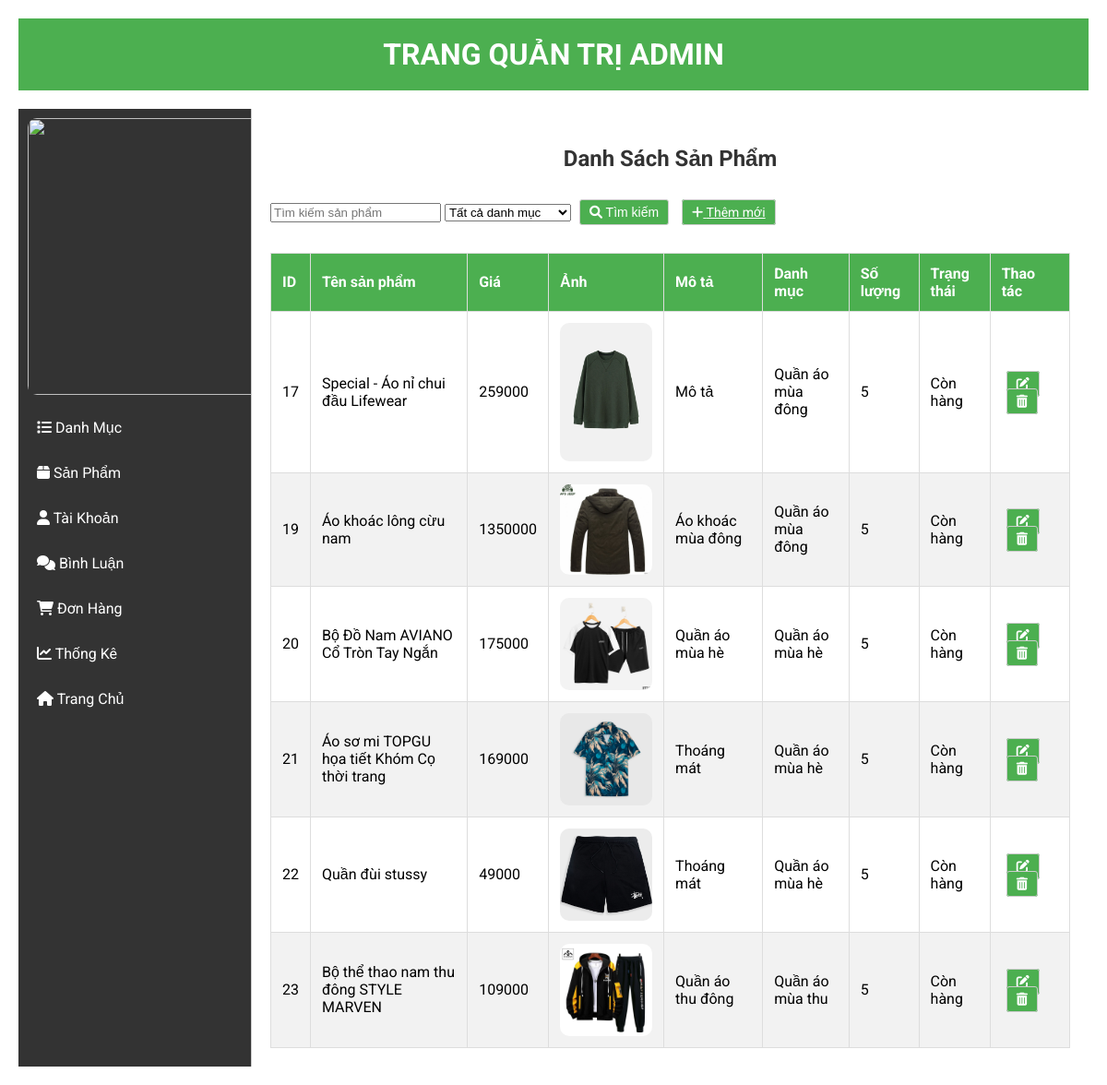
/admin/index.php?act=listsp, run on the app's committed database.
### tables this page shows
CREATE TABLE `sanpham` (
  `id_sp` int(10) NOT NULL AUTO_INCREMENT,
  `ten_sp` varchar(50) NOT NULL,
  `gia` int(10) NOT NULL,
  `anh` varchar(255) NOT NULL,
  `so_luong` int(10) NOT NULL,
  `mo_ta` varchar(255) NOT NULL,
  `lx` int(10) NOT NULL DEFAULT 0,
  `trangthai` int(11) NOT NULL DEFAULT 0,
  `id_dm` int(10) NOT NULL,
  PRIMARY KEY (`id_sp`),
  KEY `fk_sanpham_danhmuc` (`id_dm`),
  CONSTRAINT `fk_sanpham_danhmuc` FOREIGN KEY (`id_dm`) REFERENCES `danhmuc` (`id_dm`)
);

CREATE TABLE `danhmuc` (
  `id_dm` int(10) NOT NULL AUTO_INCREMENT,
  `ten_dm` varchar(50) NOT NULL,
  `trangthai` varchar(50) NOT NULL DEFAULT '0',
  PRIMARY KEY (`id_dm`)
);

### model/pdo.php (called while the page is built, shortened)
<?php
function pdo_get_connection() {
    $dburl = "mysql:host=localhost;dbname=duanmot;charset=utf8";
    $username = 'root';
    $password = '';
    try {
        $conn = new PDO($dburl, $username, $password);
        $conn->setAttribute(PDO::ATTR_ERRMODE, PDO::ERRMODE_EXCEPTION);
        return $conn;
    } catch (PDOException $e) {
        die("Connection failed: " . $e->getMessage());
    }
}
function pdo_query($sql, $sql_args = array()) {
    $conn = pdo_get_connection();
    $stmt = $conn->prepare($sql);
    $stmt->execute($sql_args);
    $rows = $stmt->fetchAll(PDO::FETCH_ASSOC);
    return $rows;
}
?>

### model/sanpham.php (called while the page is built, shortened)
<?php
function loadall_sanpham($kyw = '', $id_dm = 0) {
    $sql = "SELECT sp.*, dm.ten_dm
            FROM sanpham sp
            LEFT JOIN danhmuc dm ON sp.id_dm = dm.id_dm
            WHERE 1";
    $params = array();
    $sql .= " AND dm.trangthai = 0";
    $sql .= " ORDER BY sp.id_sp ASC";
    return pdo_query($sql, $params);
}

### admin/sanpham/listsp.php (the view, shortened to what this page needs)
<div class="row box">
    <?php include 'boxtrai.php'; ?>
    <div class="boxphai">
        <div class="tieudeb">
            <h2>Danh Sách Sản Phẩm</h2>
            <form action="index.php?act=listsp" method="post">
                <input type="text" name="kyw" placeholder="Tìm kiếm sản phẩm">
                <select name="id_dm">
                    <option value="0">Tất cả danh mục</option>
                </select>
                <button type="submit" class="small-button"><i class="fas fa-search"></i> Tìm kiếm</button>
                <a href="index.php?act=addsp" class="small-button"><i class="fas fa-plus"></i> Thêm mới</a>
            </form>
        </div>
        <div class="bang">
            <table>
                <thead>
                    <tr>
                        <th>ID</th>
                        <th>Tên sản phẩm</th>
                        <th>Giá</th>
                        <th>Ảnh</th>
                        <th>Mô tả</th>
                        <th>Danh mục</th>
                        <th>Số lượng</th>
                        <th>Trạng thái</th>
                        <th>Thao tác</th>
                    </tr>
                </thead>
                <tbody>
                    <?php
                    if (isset($listsanpham) && count($listsanpham) > 0) {
                        foreach ($listsanpham as $sanpham) {
                            $trangthai = $sanpham['trangthai'] == '0' ? 'Còn hàng' : 'Hết hàng';
                            ?>
                            <tr>
                                <td><?= $sanpham['id_sp'] ?></td>
                                <td><?= $sanpham['ten_sp'] ?></td>
                                <td><?= $sanpham['gia'] ?></td>
                                <td><img src="../upload/<?= $sanpham['anh'] ?>" width="100"></td>
                                <td><?= $sanpham['mo_ta'] ?></td>
                                <td><?= $sanpham['ten_dm'] ?></td>
                                <td><?= $sanpham['so_luong'] ?></td>
                                <td><?= $trangthai ?></td>
                                <td>
                                    <a href="index.php?act=suasp&id=<?= $sanpham['id_sp'] ?>" class="small-button"><i class="fas fa-edit"></i></a>
                                    <a href="#" onclick="return confirmDelete(<?= htmlspecialchars($sanpham['id_sp']) ?>)" class="small-button"><i class="fas fa-trash-alt"></i></a>
                                </td>
                            </tr>
                            <?php
                        }
                    } else {
                        ?>
                        <tr>
                            <td colspan="9">Không có sản phẩm nào</td>
                        </tr>
                        <?php
                    }
                    ?>
                </tbody>
            </table>
        </div>
    </div>
</div>

### css/admin.css (style rules this page uses)
body { font-family: "Roboto", sans-serif; margin: 0; padding: 0; background-color: #f4f4f4; }
.box { display: flex; flex-direction: row; margin-top: 20px; }
.boxphai { width: 80%; padding: 20px; background-color: #fff; border-left: 1px solid #ccc; }
.tieudeb h2 { text-align: center; color: #333; }
.bang, .bangl { margin: auto; }
.small-button { width: auto; padding: 5px 10px; margin: 10px 5px; font-size: 14px; border: 1px solid #ccc; border-radius: 3px; background-color: #4caf50; color: white; cursor: pointer; transition: background-color 0.3s; }
table { width: 100%; border-collapse: collapse; margin-top: 20px; }
table, th, td { border: 1px solid #ddd; }
th, td { padding: 12px; text-align: left; }
th { background-color: #4caf50; color: white; }
tr:nth-child(even) { background-color: #f2f2f2; }
img { display: block; margin: auto; border-radius: 10px; }

### data on the page
sanpham: id_sp "17", ten_sp "Special - Áo nỉ chui đầu Lifewear", gia "259000", anh (picture), mo_ta "Mô tả", id_dm.ten_dm "Quần áo mùa đông", so_luong "5", trangthai "Còn hàng"
sanpham: id_sp "19", ten_sp "Áo khoác lông cừu nam", gia "1350000", anh (picture), mo_ta "Áo khoác mùa đông", id_dm.ten_dm "Quần áo mùa đông", so_luong "5", trangthai "Còn hàng"
sanpham: id_sp "20", ten_sp "Bộ Đồ Nam AVIANO Cổ Tròn Tay Ngắn", gia "175000", anh (picture), mo_ta "Quần áo mùa hè", id_dm.ten_dm "Quần áo mùa hè", so_luong "5", trangthai "Còn hàng"
sanpham: id_sp "21", ten_sp "Áo sơ mi TOPGU họa tiết Khóm Cọ thời trang", gia "169000", anh (picture), mo_ta "Thoáng mát", id_dm.ten_dm "Quần áo mùa hè", so_luong "5", trangthai "Còn hàng"
sanpham: id_sp "22", ten_sp "Quần đùi stussy", gia "49000", anh (picture), mo_ta "Thoáng mát", id_dm.ten_dm "Quần áo mùa hè", so_luong "5", trangthai "Còn hàng"
sanpham: id_sp "23", ten_sp "Bộ thể thao nam thu đông STYLE MARVEN", gia "109000", anh (picture), mo_ta "Quần áo thu đông", id_dm.ten_dm "Quần áo mùa thu", so_luong "5", trangthai "Còn hàng"
